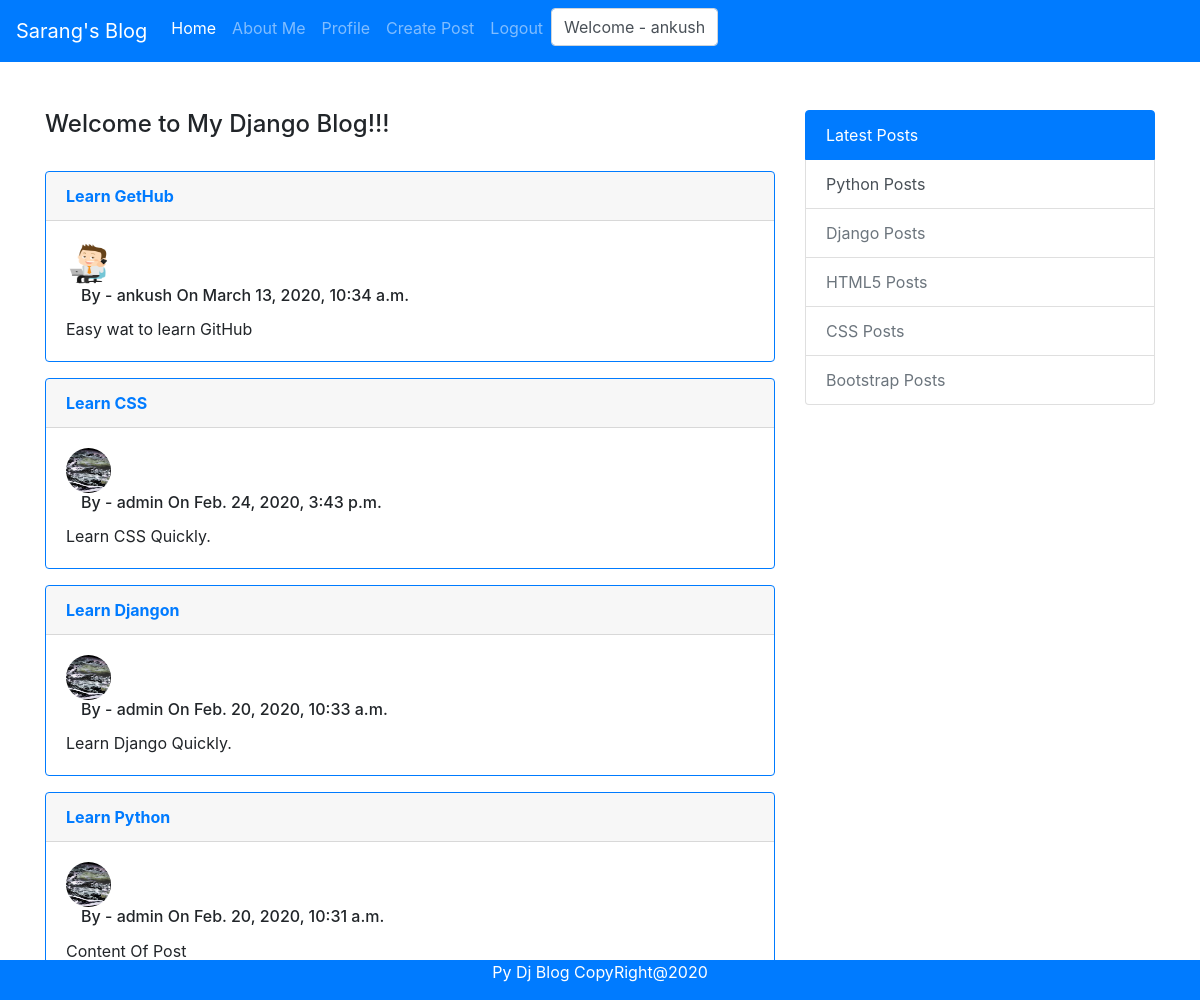
Screenshot of / (signed in) with the database file from the repository.
### blog/models.py (models this page shows, shortened)
class Post(models.Model):
    title = models.CharField(max_length=100)
    content = models.TextField()
    date_posted = models.DateTimeField(default=timezone.now) # possible values - auto_now = True, auto_now_add = True, default
    author = models.ForeignKey(User,on_delete = models.CASCADE)

### users/models.py (models this page shows, shortened)
class Profile(models.Model):
    user = models.OneToOneField(User, on_delete=models.CASCADE)
    image = models.ImageField(default='profile_pics/default.png', upload_to='profile_pics')
    phone = models.CharField(max_length=14, default="")

### blog/views.py (the view)
# urls.py: path('', PostListView.as_view(),name='blog-home'),
class PostListView(ListView):
    model = Post
    template_name = 'home.html'
    context_object_name = 'posts'
    ordering = ['-date_posted']

### blog/templates/home.html
{% extends 'base.html'%} {% block content%}
<h4>Welcome to My Django Blog!!!</h4>
<br/> {% for p in posts %}
<div class="card border-primary mb-3">
    <div class="card-header"><b><a class="article-title" href="{% url 'post-detail' p.id %}">{{ p.title }}</a></b></div>
    <div class="card-body">
        <div class="row">
            <div class="col-md-1">
                <img class="rounded-circle article-img" src="{{ p.author.profile.image.url }}" style="height:45px;width:45px;">
            </div>
        </div>
        <div class="col-md-11">
            <h6 class="card-title">By - {{p.author}} On {{p.date_posted}}</h6>
        </div>
        <p class="card-text">{{p.content}}</p>
    </div>
</div>
{% endfor %} {% endblock %}

### templates/base.html (shortened to what this page needs)
{% load static %}
<!DOCTYPE html>
<html>
<head>
    <link rel="stylesheet" type="text/css" href="{% static 'css/bootstrap.min.css' %}">
    <link rel="stylesheet" type="text/css" href="{% static 'css/custom.css' %}">
</head>
<body>
    <nav class="navbar navbar-expand-lg navbar-dark bg-primary">
        <a class="navbar-brand" href="{% url 'blog-home' %}">Sarang's Blog</a>
        <div class="collapse navbar-collapse" id="navbarColor01">
            <ul class="navbar-nav mr-auto">
                <li class="nav-item active">
                    <a class="nav-link" href="{% url 'blog-home' %}">Home <span class="sr-only">(current)</span></a>
                </li>
                <li class="nav-item">
                    <a class="nav-link" href="#">About Me</a>
                </li>
                {% if user.is_authenticated %}
                <li class="nav-item">
                    <a class="nav-link" href="{% url 'profile' %}">Profile</a>
                </li>
                <li class="nav-item">
                    <a class="nav-link" href="{% url 'post-create' %}">Create Post</a>
                </li>
                <li class="nav-item">
                    <a class="nav-link" href="{% url 'logout' %}">Logout</a>
                </li>
                <li class="nav-item">
                    <label class="form-control">Welcome - {{ user.username }}</label>
                </li>
                {% endif %}
            </ul>
        </div>
    </nav>
    <br/>
    <br/>
    <div class="container">
        <div class="row">
            <div class="col-sm-8">
                 {% block content%} {% endblock %}
            </div>
            <div class="col-sm-4">
                <div class="list-group">
                    <a href="#" class="list-group-item list-group-item-action active">
                        Latest Posts
                    </a>
                    <a href="#" class="list-group-item list-group-item-action">
                        Python Posts
                    </a>
                    <a href="#" class="list-group-item list-group-item-action disabled">
                        Django Posts
                    </a>
                    <a href="#" class="list-group-item list-group-item-action disabled">
                        HTML5 Posts
                    </a>
                    <a href="#" class="list-group-item list-group-item-action disabled">
                        CSS Posts
                    </a>
                    <a href="#" class="list-group-item list-group-item-action disabled">
                        Bootstrap Posts
                    </a>
                </div>
            </div>
        </div>
    </div>
    <div class="footer">
        <p>Py Dj Blog CopyRight@2020</p>
    </div>
</body>
</html>

### static/css/custom.css (style rules this page uses)
.footer { position: fixed; left: 0; bottom: 0; width: 100%; background-color: #007BFF; color: white; text-align: center; }

### rows the page displays
Post: title "Learn GetHub", author.profile.image (placeholder picture), author "ankush", date_posted "March 13, 2020, 10:34 a.m.", content "Easy wat to learn GitHub"
Post: title "Learn CSS", author.profile.image (picture), author "admin", date_posted "Feb. 24, 2020, 3:43 p.m.", content "Learn CSS Quickly."
Post: title "Learn Djangon", author.profile.image (picture), author "admin", date_posted "Feb. 20, 2020, 10:33 a.m.", content "Learn Django Quickly."
Post: title "Learn Python", author.profile.image (picture), author "admin", date_posted "Feb. 20, 2020, 10:31 a.m.", content "Content Of Post"

### other values shown
{{ user.username }} "ankush"
